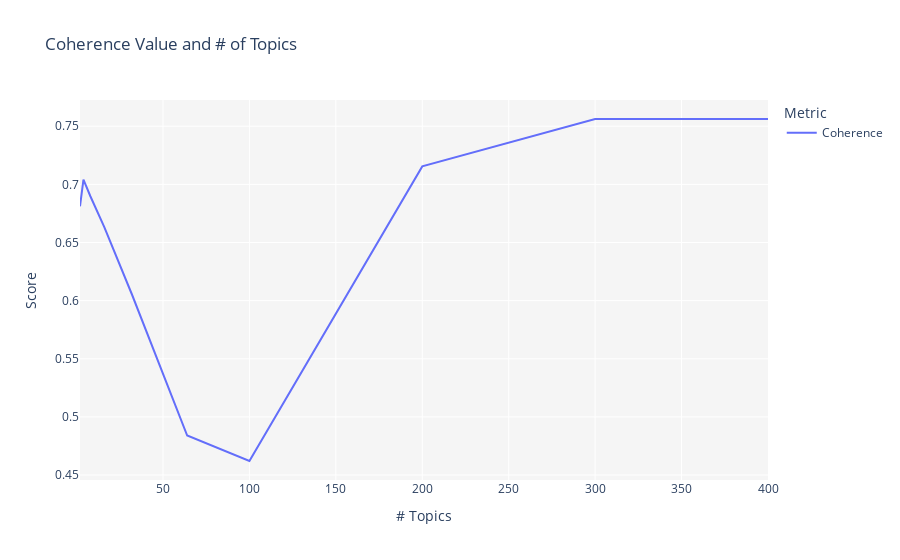

Notebook cell for this chart:
### Code cell
tuned_lda = tune_model(model = 'lda', multi_core = True)

### Figure 1 — Plotly figure (JSON) as saved in the notebook; plotly's stock layout.template omitted (floating-point values rounded to 4 significant figures)
{"data": [{"hovertemplate": "Metric=Coherence<br># Topics=%{x}<br>Score=%{y}<extra></extra>", "legendgroup": "Coherence", "line": {"color": "#636efa", "dash": "solid", "shape": "linear"}, "marker": {"symbol": "circle"}, "mode": "lines", "name": "Coherence", "orientation": "v", "showlegend": true, "type": "scatter", "x": [2, 4, 8, 16, 32, 64, 100, 200, 300, 400], "xaxis": "x", "y": [0.6811, 0.7041, 0.6898, 0.6634, 0.6055, 0.484, 0.4621, 0.7155, 0.7562, 0.7562], "yaxis": "y"}], "layout": {"autosize": true, "legend": {"title": {"text": "Metric"}, "tracegroupgap": 0}, "plot_bgcolor": "rgb(245,245,245)", "title": {"text": "Coherence Value and # of Topics"}, "xaxis": {"anchor": "y", "autorange": true, "domain": [0, 1], "range": [2, 400], "title": {"text": "# Topics"}, "type": "linear"}, "yaxis": {"anchor": "x", "autorange": true, "domain": [0, 1], "range": [0.4457, 0.7726], "title": {"text": "Score"}, "type": "linear"}}}
